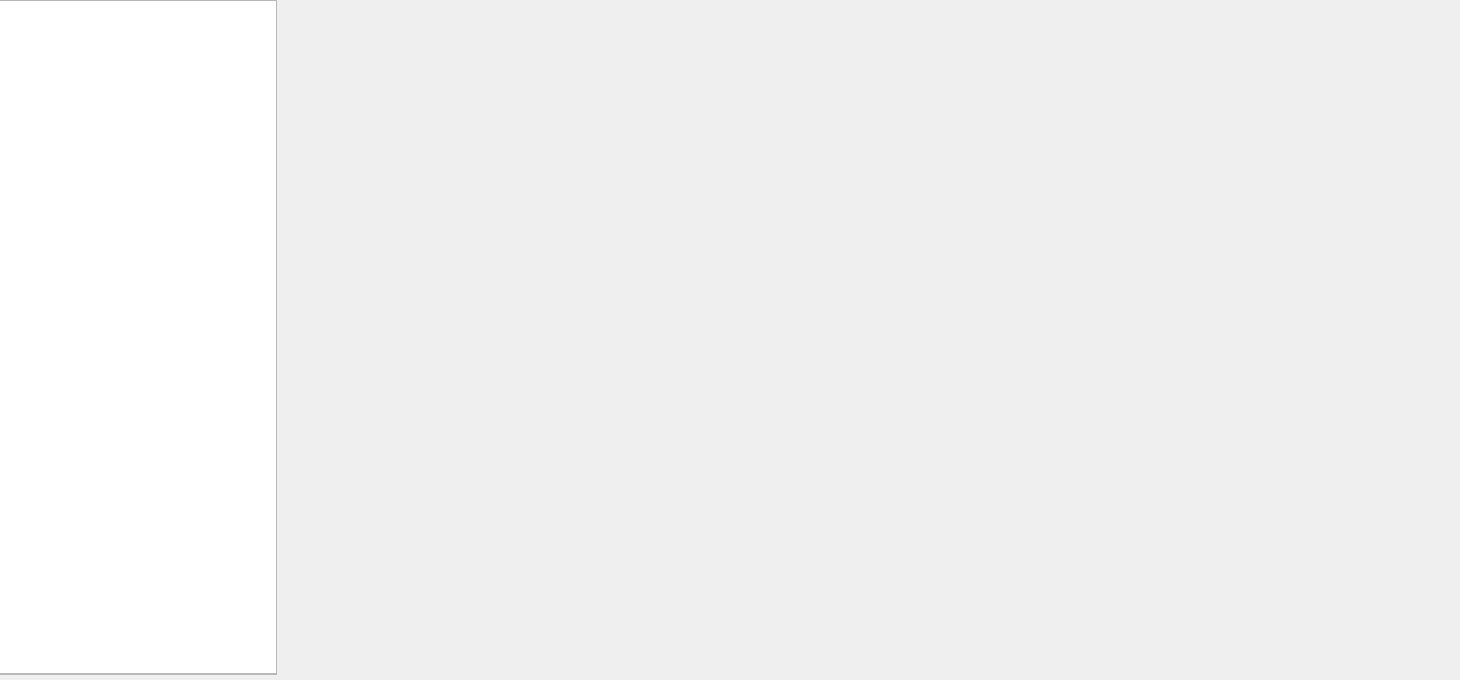
<?xml version="1.0" encoding="UTF-8"?>
<ui version="4.0">
 <class>TrkRouterDebugWgt</class>
 <widget class="QWidget" name="TrkRouterDebugWgt">
  <property name="geometry">
   <rect>
    <x>0</x>
    <y>0</y>
    <width>1460</width>
    <height>680</height>
   </rect>
  </property>
  <property name="windowTitle">
   <string>Form</string>
  </property>
  <widget class="QFrame" name="line_v_1">
   <property name="geometry">
    <rect>
     <x>-3</x>
     <y>0</y>
     <width>1</width>
     <height>674</height>
    </rect>
   </property>
   <property name="frameShape">
    <enum>QFrame::StyledPanel</enum>
   </property>
   <property name="frameShadow">
    <enum>QFrame::Raised</enum>
   </property>
   <property name="lines" stdset="0">
    <string>solid</string>
   </property>
  </widget>
  <widget class="QTableWidget" name="ModuleLstTbl">
   <property name="geometry">
    <rect>
     <x>-3</x>
     <y>0</y>
     <width>280</width>
     <height>674</height>
    </rect>
   </property>
   <property name="showGrid">
    <bool>false</bool>
   </property>
   <attribute name="verticalHeaderDefaultSectionSize">
    <number>46</number>
   </attribute>
  </widget>
  <widget class="QFrame" name="line_h">
   <property name="geometry">
    <rect>
     <x>-3</x>
     <y>0</y>
     <width>280</width>
     <height>1</height>
    </rect>
   </property>
   <property name="frameShape">
    <enum>QFrame::StyledPanel</enum>
   </property>
   <property name="frameShadow">
    <enum>QFrame::Raised</enum>
   </property>
   <property name="lines" stdset="0">
    <string>solid</string>
   </property>
  </widget>
  <widget class="QFrame" name="line_v_2">
   <property name="geometry">
    <rect>
     <x>276</x>
     <y>0</y>
     <width>1</width>
     <height>674</height>
    </rect>
   </property>
   <property name="frameShape">
    <enum>QFrame::StyledPanel</enum>
   </property>
   <property name="frameShadow">
    <enum>QFrame::Raised</enum>
   </property>
   <property name="lines" stdset="0">
    <string>solid</string>
   </property>
  </widget>
  <widget class="QStackedWidget" name="stackedWidget_center">
   <property name="geometry">
    <rect>
     <x>280</x>
     <y>0</y>
     <width>1176</width>
     <height>674</height>
    </rect>
   </property>
   <property name="styleSheet">
    <string notr="true"/>
   </property>
  </widget>
  <widget class="QFrame" name="line_h_2">
   <property name="geometry">
    <rect>
     <x>-3</x>
     <y>674</y>
     <width>280</width>
     <height>1</height>
    </rect>
   </property>
   <property name="frameShape">
    <enum>QFrame::StyledPanel</enum>
   </property>
   <property name="frameShadow">
    <enum>QFrame::Raised</enum>
   </property>
   <property name="lines" stdset="0">
    <string>solid</string>
   </property>
  </widget>
 </widget>
 <resources/>
 <connections/>
</ui>
